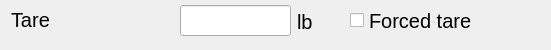
  <widget class="QWidget" name="gb2Tare" native="true">
   <property name="geometry">
    <rect>
     <x>67</x>
     <y>340</y>
     <width>551</width>
     <height>50</height>
    </rect>
   </property>
   <property name="font">
    <font>
     <pointsize>15</pointsize>
    </font>
   </property>
   <widget class="QLabel" name="label_9">
    <property name="geometry">
     <rect>
      <x>11</x>
      <y>7</y>
      <width>161</width>
      <height>25</height>
     </rect>
    </property>
    <property name="font">
     <font>
      <pointsize>15</pointsize>
     </font>
    </property>
    <property name="text">
     <string notr="true">Tare</string>
    </property>
   </widget>
   <widget class="hobart::numericLineEdit" name="le2Tare">
    <property name="geometry">
     <rect>
      <x>180</x>
      <y>5</y>
      <width>111</width>
      <height>31</height>
     </rect>
    </property>
    <property name="font">
     <font>
      <pointsize>19</pointsize>
     </font>
    </property>
   </widget>
   <widget class="QCheckBox" name="chkbox2ForcedTare">
    <property name="geometry">
     <rect>
      <x>350</x>
      <y>3</y>
      <width>201</width>
      <height>35</height>
     </rect>
    </property>
    <property name="font">
     <font>
      <pointsize>15</pointsize>
     </font>
    </property>
    <property name="text">
     <string>Forced tare</string>
    </property>
   </widget>
   <widget class="QLabel" name="lbl2UnitSymbolTare">
    <property name="geometry">
     <rect>
      <x>297</x>
      <y>7</y>
      <width>31</width>
      <height>29</height>
     </rect>
    </property>
    <property name="font">
     <font>
      <pointsize>15</pointsize>
     </font>
    </property>
    <property name="toolTip">
     <string notr="true"/>
    </property>
    <property name="statusTip">
     <string notr="true"/>
    </property>
    <property name="text">
     <string notr="true">lb</string>
    </property>
    <property name="alignment">
     <set>Qt::AlignLeading|Qt::AlignLeft|Qt::AlignVCenter</set>
    </property>
   </widget>
  </widget>
